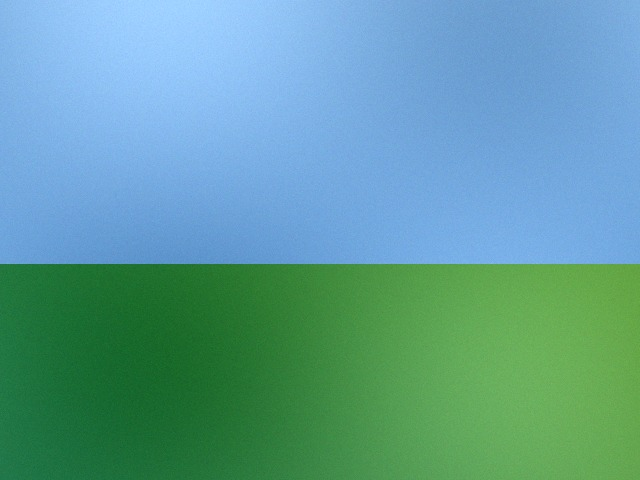
#> input picture sample_images/sample1_authentic.jpg, 640 x 480 px
$ python -i edge_analysis.py   (imports and definitions only)   (older library calls are emulated)
#> lines starting #> are read from the running program, lines starting #| are printed output that depends on the picture; after the words box and inside, x2 and y2 are one past the last pixel; in counts of white or black regions, pixels touching at a corner belong together
"""
Edge Analysis module for ForenScan.
Evaluates boundary consistency using Canny edge detection, Sobel filters,
and Laplacian operators. Detects unnaturally sharp borders (scissor pasting),
excessive smoothing/feathering halos, and localized focus/sharpness discrepancies.
"""

from typing import Dict, Any, List
import numpy as np
import cv2


def analyze_edges(
    gray_image: np.ndarray,
    block_size: int = 32,
    sensitivity: float = 1.0
) -> Dict[str, Any]:
    """
    Perform multi-operator edge and boundary sharpness analysis.

    Parameters:
        gray_image: np.ndarray uint8 of shape (H, W)
        block_size: Size of local analysis window (default: 32)
        sensitivity: Sensitivity modifier (0.5 to 2.0)

    Returns:
        dict containing:
            - canny_edges: np.ndarray uint8 (H, W)
            - sobel_magnitude: np.ndarray uint8 (H, W)
            - laplacian: np.ndarray uint8 (H, W)
            - sharpness_heatmap: np.ndarray uint8 RGB (H, W, 3)
            - anomaly_mask: np.ndarray uint8 (H, W)
            - mean_edge_density: float
            - max_sharpness: float
            - mean_sharpness: float
            - sharpness_discrepancy: float (ratio of max to median local sharpness)
            - anomalies: list of detected issues
    """
    h, w = gray_image.shape

    # 1. Canny edge detection with adaptive thresholds based on median pixel intensity
    v = np.median(gray_image)
    sigma = 0.33
    lower_thresh = int(max(0, (1.0 - sigma) * v))
    upper_thresh = int(min(255, (1.0 + sigma) * v))
    canny_edges = cv2.Canny(gray_image, lower_thresh, upper_thresh)

    # 2. Sobel Filter Gradients
    sobel_x = cv2.Sobel(gray_image, cv2.CV_64F, 1, 0, ksize=3)
    sobel_y = cv2.Sobel(gray_image, cv2.CV_64F, 0, 1, ksize=3)
    grad_mag = np.sqrt(sobel_x**2 + sobel_y**2)

    norm_sobel = cv2.normalize(grad_mag, None, alpha=0, beta=255, norm_type=cv2.NORM_MINMAX)
    sobel_uint8 = np.clip(norm_sobel, 0, 255).astype(np.uint8)

    # 3. Laplacian Operator (Second Derivative)
    laplacian_raw = cv2.Laplacian(gray_image, cv2.CV_64F, ksize=3)
    laplacian_abs = np.abs(laplacian_raw)
    norm_laplacian = cv2.normalize(laplacian_abs, None, alpha=0, beta=255, norm_type=cv2.NORM_MINMAX)
    laplacian_uint8 = np.clip(norm_laplacian, 0, 255).astype(np.uint8)

    # 4. Regional Edge Density & Sharpness per Block
    n_by = max(1, h // block_size)
    n_bx = max(1, w // block_size)

    density_grid = np.zeros((n_by, n_bx), dtype=np.float32)
    sharpness_grid = np.zeros((n_by, n_bx), dtype=np.float32)

    for by in range(n_by):
        y_start = by * block_size
        y_end = min(h, y_start + block_size)
        for bx in range(n_bx):
            x_start = bx * block_size
            x_end = min(w, x_start + block_size)

            blk_canny = canny_edges[y_start:y_end, x_start:x_end]
            blk_mag = grad_mag[y_start:y_end, x_start:x_end]

            edge_count = np.sum(blk_canny > 0)
            density = float(edge_count) / float(blk_canny.size)
            density_grid[by, bx] = density

            # Sharpness is average gradient magnitude along detected edges
            if edge_count > 5:
                edge_pixels_mag = blk_mag[blk_canny > 0]
                sharpness_grid[by, bx] = float(np.mean(edge_pixels_mag))
            else:
                sharpness_grid[by, bx] = float(np.mean(blk_mag))

    # 5. Global sharpness stats & Discrepancy metric
    active_edge_blocks = sharpness_grid[density_grid > 0.02]
    if len(active_edge_blocks) > 0:
        mean_sharpness = float(np.mean(active_edge_blocks))
        med_sharpness = float(np.median(active_edge_blocks))
        max_sharpness = float(np.max(active_edge_blocks))
    else:
        mean_sharpness = float(np.mean(sharpness_grid))
        med_sharpness = float(np.median(sharpness_grid))
        max_sharpness = float(np.max(sharpness_grid))

    mean_density = float(np.mean(density_grid))

    # Sharpness discrepancy ratio relative to active edge context
    sharpness_discrepancy = max_sharpness / (max(8.0, med_sharpness))

    # 6. Anomaly Detection (Extreme local edge sharpness spikes or artificial softness)
    # Natural depth-of-field has gradual transitions. Splicing often creates abrupt sharpness jumps.
    sharpness_std = float(np.std(sharpness_grid))
    thresh_high = med_sharpness + (2.5 / max(0.2, sensitivity)) * (sharpness_std + 1e-4)

    anomalous_blocks = (sharpness_grid > thresh_high).astype(np.uint8)

    # Resize sharpness grid and anomaly mask to full image
    sharpness_map_resized = cv2.resize(sharpness_grid, (w, h), interpolation=cv2.INTER_CUBIC)
    norm_sharp = cv2.normalize(sharpness_map_resized, None, alpha=0, beta=255, norm_type=cv2.NORM_MINMAX)
    sharpness_heatmap_bgr = cv2.applyColorMap(norm_sharp.astype(np.uint8), cv2.COLORMAP_INFERNO)
    sharpness_heatmap = cv2.cvtColor(sharpness_heatmap_bgr, cv2.COLOR_BGR2RGB)

    anomaly_mask = cv2.resize(anomalous_blocks * 255, (w, h), interpolation=cv2.INTER_NEAREST)
    anomaly_mask = cv2.morphologyEx(
        anomaly_mask, cv2.MORPH_CLOSE, cv2.getStructuringElement(cv2.MORPH_ELLIPSE, (9, 9))
    )

    anomalies: List[str] = []
    if sharpness_discrepancy > 4.5:
        anomalies.append(
            f"Unnatural edge sharpness ratio ({round(sharpness_discrepancy, 2)}x above median). "
            "Sharp transition boundary detected without gradual optical depth-of-field falloff."
        )
    if mean_density < 0.015 and mean_sharpness < 8.0:
        anomalies.append(
            "Abnormally low edge density and gradient softness throughout the image. "
            "Typical of synthetic diffusion generation, heavy AI smoothing, or aggressive bilateral filtering."
        )

    return {
        "canny_edges": canny_edges,
        "sobel_magnitude": sobel_uint8,
        "laplacian": laplacian_uint8,
        "sharpness_heatmap": sharpness_heatmap,
        "anomaly_mask": anomaly_mask,
        "mean_edge_density": round(mean_density * 100, 2),
        "mean_sharpness": round(mean_sharpness, 2),
        "max_sharpness": round(max_sharpness, 2),
        "sharpness_discrepancy": round(sharpness_discrepancy, 2),
        "anomalies": anomalies
    }

>>> import cv2
>>> picture = cv2.imread('../sample_images/sample1_authentic.jpg', cv2.IMREAD_GRAYSCALE)
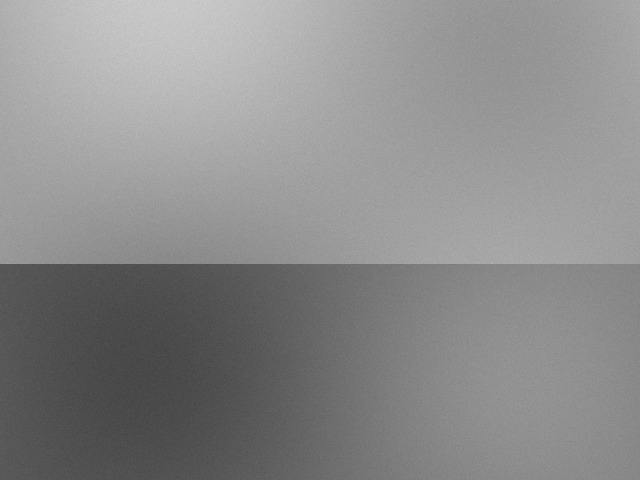
#> picture: shape (480, 640); min 66, max 206, mean 138.9
>>> result = analyze_edges(picture)
#> in analyze_edges, `v = np.median(gray_image)`: v = 149
#> in analyze_edges, `lower_thresh = int(max(0, (1.0 - sigma) * v))`: lower_thresh = 99
#> in analyze_edges, `upper_thresh = int(min(255, (1.0 + sigma) * v))`: upper_thresh = 198
#> in analyze_edges, `canny_edges = cv2.Canny(gray_image, lower_thresh, upper_thresh)`:
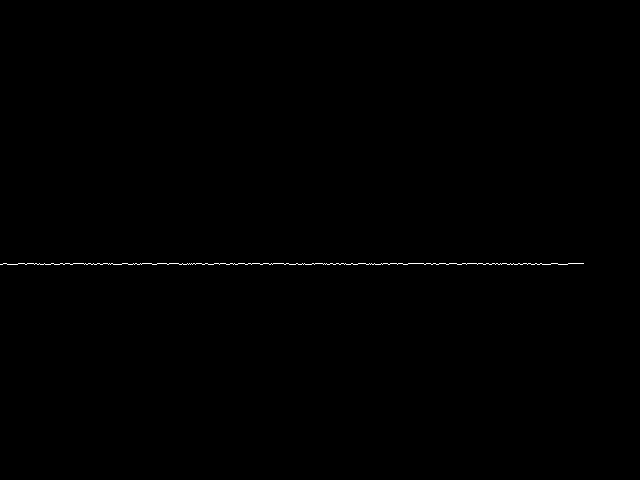
#> canny_edges: shape (480, 640); 0.19% white in thin lines or dots, all inside (x1, y1, x2, y2) = (0, 263, 584, 265)
#> in analyze_edges, `sobel_y = cv2.Sobel(gray_image, cv2.CV_64F, 0, 1, ksize=3)`:
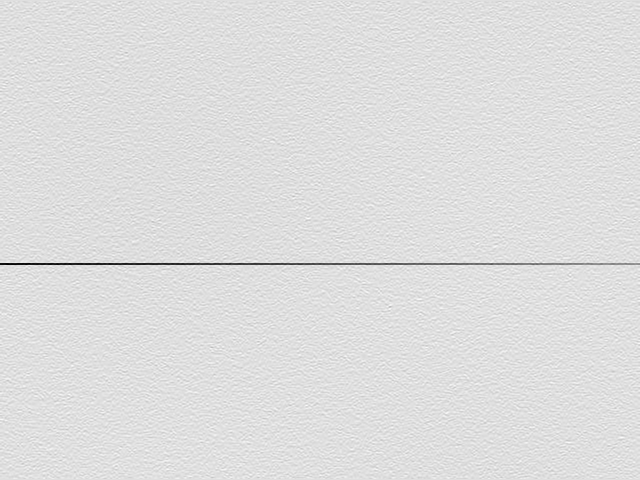
#> sobel_y: shape (480, 640) float64; min -277, max 39, mean -1.1; drawn with min black and max white
#> in analyze_edges, `laplacian_raw = cv2.Laplacian(gray_image, cv2.CV_64F, ksize=3)`:
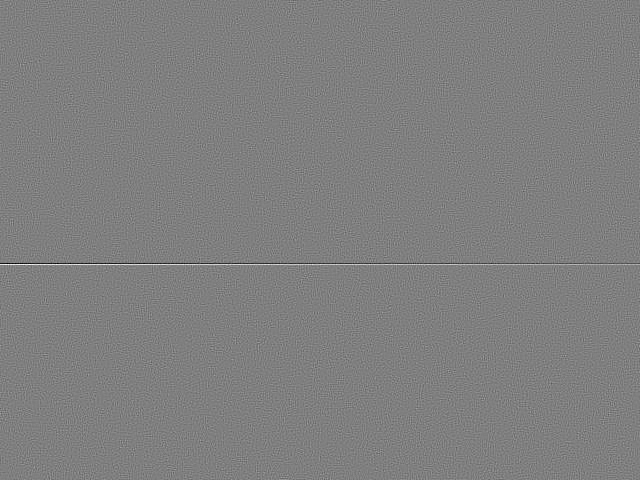
#> laplacian_raw: shape (480, 640) float64; min -312, max 312, mean 0; drawn with min black and max white
#> after the loop in analyze_edges, `for by in range(n_by):`:
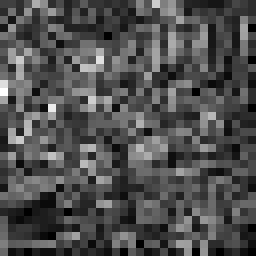
#> blk_mag: shape (32, 32) float64 (shown 8 times larger); min 0, max 34.23, mean 10.6; drawn with min black and max white
#> in analyze_edges, `active_edge_blocks = sharpness_grid[density_grid > 0.02]`: active_edge_blocks = 18 values, max 264 at index 0, min 119.4 at index 17, mean 191.4
#> in analyze_edges, `mean_sharpness = float(np.mean(active_edge_blocks))`: mean_sharpness = 191.4
#> in analyze_edges, `med_sharpness = float(np.median(active_edge_blocks))`: med_sharpness = 191.7
#> in analyze_edges, `max_sharpness = float(np.max(active_edge_blocks))`: max_sharpness = 264
#> in analyze_edges, `mean_density = float(np.mean(density_grid))`: mean_density = 0.0019
#> in analyze_edges, `sharpness_discrepancy = max_sharpness / (max(8.0, med_sharpness))`: sharpness_discrepancy = 1.38
#> in analyze_edges, `sharpness_std = float(np.std(sharpness_grid))`: sharpness_std = 44.57
#> in analyze_edges, `thresh_high = med_sharpness + (2.5 / max(0.2, sensitivity)) * (sharpne..`: thresh_high = 303.1
#> in analyze_edges, `sharpness_map_resized = cv2.resize(sharpness_grid, (w, h), interpolati..`:
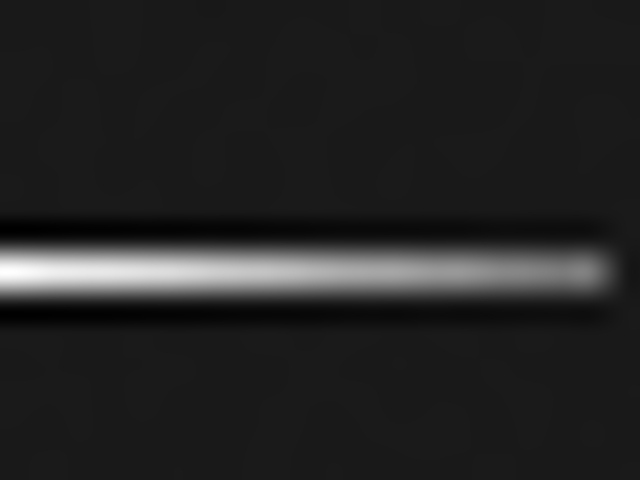
#> sharpness_map_resized: shape (480, 640) float32; min -18.3, max 265.4, mean 21.7; drawn with min black and max white
#> in analyze_edges, `sharpness_heatmap_bgr = cv2.applyColorMap(norm_sharp.astype(np.uint8),..`:
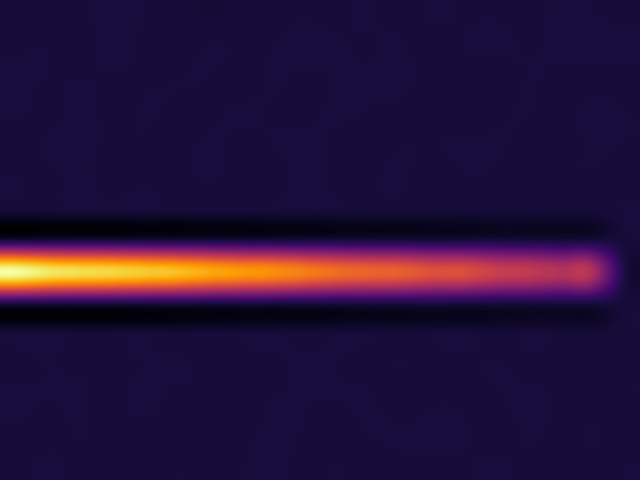
#> sharpness_heatmap_bgr: shape (480, 640, 3); mean B, G, R 57.8, 17.3, 38
#> in analyze_edges, `anomaly_mask = cv2.resize(anomalous_blocks * 255, (w, h), interpolatio..`: anomaly_mask: shape (480, 640); every value is 0
#> result = 10 items
